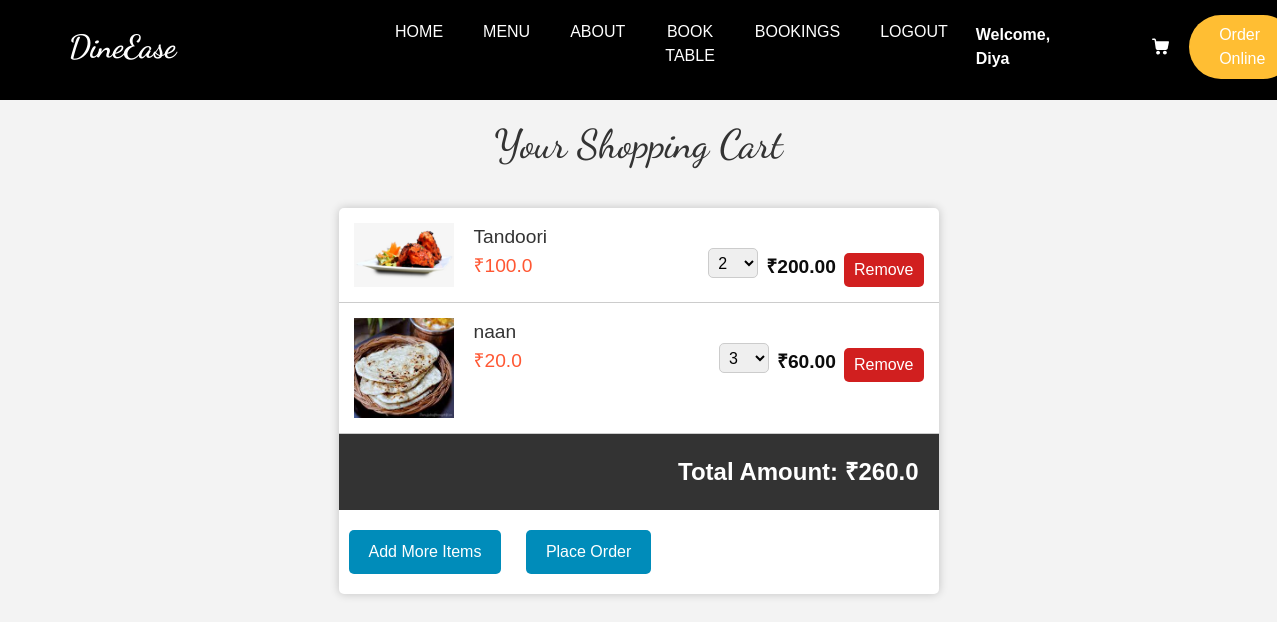
The page /cart/ (signed in) on the database as committed earlier.
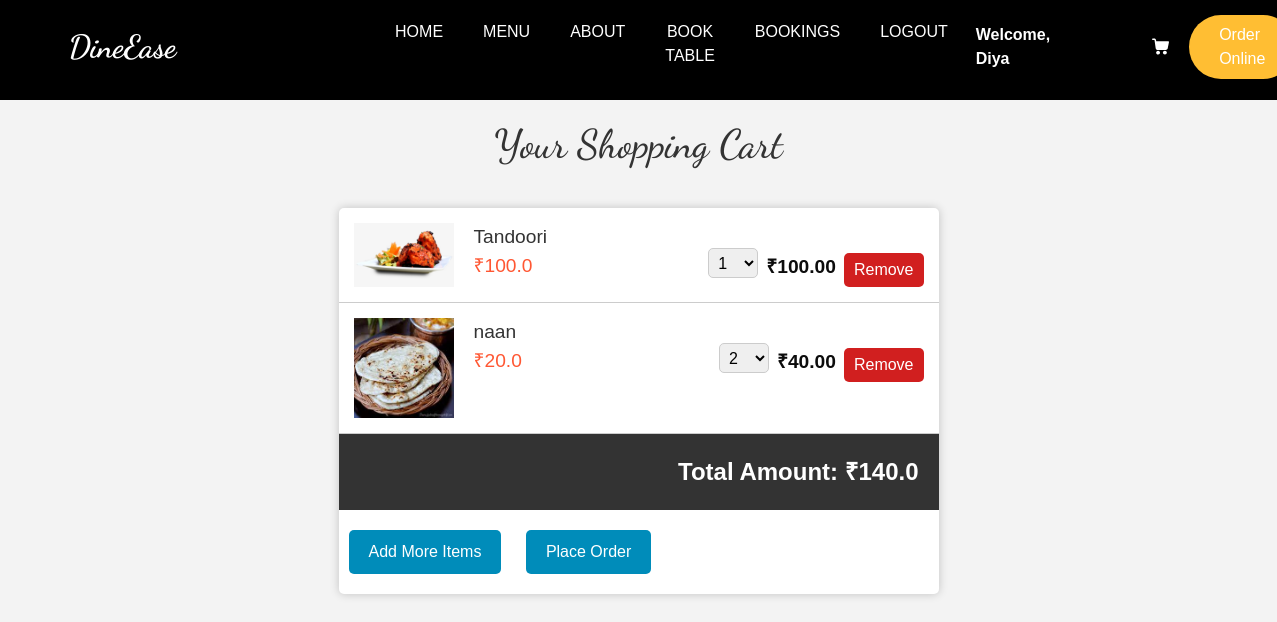
The same page on the database as committed later.
### home/models.py (models this page shows, shortened)
class AddToCart(models.Model):
    user = models.ForeignKey(CustomUser, on_delete=models.CASCADE)
    menu = models.ForeignKey(menus, on_delete=models.CASCADE)
    quantity=models.PositiveIntegerField(default=1)

class menus(models.Model):
    CATEGORY_CHOICES = (
        ('Kerala', 'Kerala'),
        ('Chineese', 'Chineese'),
        ('North Indian', 'North Indian'),
        ('Arabian', 'Arabian'),
        ('Beverages', 'Beverages'),
    )
    SUBMENU_CHOICES = (
        ('Breads', 'Breads'),
        ('Curries', 'Curries'),
        ('Rice Dishes','Rice Dishes'),
        ('Appetizers','Appetizers'),
        ('Main Course','Main Course'),
        ('Breads & Accompaniments', 'Breads & Accompaniments'),
        ('Rolls & Grills','Rolls & Grills'),
        ('Hot Beverage','Hot Beverage'),
        ('Cold Beverage','Cold Beverage'),
    )
    SUB_SUBMENU_CHOICES = (
        ('Vegetarian', 'Vegetarian'),
        ('Non-Vegetarian', 'Non-Vegetarian'),
        ('Water-based','Water-based'),
        ('Milk-based','Milk-based')
    )
    name = models.CharField(max_length=100)
    category = models.CharField(max_length=50, choices=CATEGORY_CHOICES, default='')
    submenu = models.CharField(max_length=50, choices=SUBMENU_CHOICES, default='', blank=True)
    sub_submenu = models.CharField(max_length=50, choices=SUB_SUBMENU_CHOICES, default='', blank=True)
    desc = models.CharField(max_length=300)
    price = models.FloatField()
    img = models.ImageField(upload_to='menus/', blank=True, null=True)
    active = models.BooleanField(default=True)

### home/views.py (the view)
# urls.py: path('cart/',cart, name='cart'),
@login_required(login_url='http://127.0.0.1:8000/')
def cart(request):
    cart_items = AddToCart.objects.filter(user=request.user)
    total_price = sum(item.menu.price * item.quantity for item in cart_items)
    total_items = sum(item.quantity for item in cart_items)
    max_quantity = 10
    quantity_range = range(1, max_quantity + 1)
    for item in cart_items:
        item.product_total = item.menu.price * item.quantity
    context = {
        'cart_items':cart_items,
        'total_items':total_items,
        'total_price':total_price,
        'quantity_range': quantity_range,
    }
    return render(request,'cart.html',context)

### templates/cart.html (shortened to what this page needs)
{% load static %}
<!DOCTYPE html>
<html lang="en">
<head>
  <link rel="stylesheet" type="text/css" href="{% static 'css/bootstrap.css' %}" />
  <link rel="stylesheet" type="text/css" href="https://cdnjs.cloudflare.com/ajax/libs/OwlCarousel2/2.3.4/assets/owl.carousel.min.css" />
  <link rel="stylesheet" href="https://cdnjs.cloudflare.com/ajax/libs/jquery-nice-select/1.1.0/css/nice-select.min.css" />
  <link href="{% static 'css/font-awesome.min.css' %}" rel="stylesheet" />
  <link href="{% static 'css/style.css' %}" rel="stylesheet" />
  <link href="{% static 'css/responsive.css' %}" rel="stylesheet" />
  <link rel="stylesheet" href="https://cdnjs.cloudflare.com/ajax/libs/font-awesome/7.0.0/css/all.min.css">
</head>
<body>
    <div class="hero">
        <header class="header_section">
          <div class="container">
            <nav class="navbar navbar-expand-lg custom_nav-container ">
              <a class="navbar-brand" href="{% url '' %}">
                <span>
                  DineEase
                </span>
              </a>
              <div class="collapse navbar-collapse" id="navbarSupportedContent">
                <ul class="navbar-nav  mx-auto ">
                  <li class="nav-item">
                    <a class="nav-link" href="{% url '' %}">Home </a>
                  </li>
                  <li class="nav-item">
                    <a class="nav-link" href="{% url 'menu' %}">Menu </a>
                  </li>
                  <li class="nav-item">
                    <a class="nav-link" href="{% url 'about' %}">About</a>
                  </li>
                  <li class="nav-item">
                    {% if user.is_authenticated %}
                    <li class="nav-item">
                      <a class="nav-link" href="{% url 'add_reservation' %}">Book Table</a>
                    </li>
                    <li class="nav-item">
                      <a class="nav-link" href="{% url 'booking_confirm'  %}">Bookings </a>
                    </li>
                    <li class="nav-item">
                      <a class="nav-link" href="{% url 'loggout' %}">Logout</a>
                       </li>
                       <a href="#" class="nav-item nav-link" style="color: white; font-weight: bold;">Welcome, {{user.name}}
                    {% else %}
                      <a class="nav-link" href="{% url 'login' %}">Login</a>
                    {% endif %}
                  </li>
                  </ul>
                <div class="user_option">
                  <a class="cart_link" href="{% url 'cart' %}">
                  </a>
                  <a href="" class="order_online">
                    Order Online
                  </a>
                </div>
              </div>
            </nav>
          </div>
        </header>
      </div>
    <h1>Your Shopping Cart</h1>
    <div class="cart">
        {% for item in cart_items %}
        <div class="product">
            <img src="{{ item.menu.img.url }}" alt="{{ item.menu.name }}">
            <div class="product-details">
                <div class="product-name">{{ item.menu.name }}</div>
                <div class="product-price">₹{{ item.menu.price }}</div>
            </div>
            <select class="quantity-dropdown" data-item-id="{{ item.id }}">
                {% for i in quantity_range %}
                    <option value="{{ i }}" {% if item.quantity == i %}selected{% endif %}>{{ i }}</option>
                {% endfor %}
            </select>&ensp;
            <div class="product-total">₹{{ item.product_total|floatformat:2 }}</div>&ensp;
            <a href="{% url 'remove_from_cart' item.id %}">
                <button class="remove-button">Remove</button>
            </a>
        </div>
        {% endfor %}
        <div id="total-amount">Total Amount: ₹{{ total_price }}</div>
        <div class="button-container">
            <a href="{% url 'menu' %}">
                <button id="add-more-items">Add More Items</button>
            </a>
            <a href="{% url 'checkout' %}">
                <button id="checkout">Place Order</button>
            </a>
        </div>
    </div>
</body>
</html>

Rows that differ between the two databases and show on the page:
changed AddToCart "Tandoori": quantity+id "2" → "1"; product_total "200.00" → "100.00"
changed AddToCart "naan": quantity+id "3" → "2"; product_total "60.00" → "40.00"
Other text that changed with them:
{{ total_price }}: "260.0" → "140.0"
